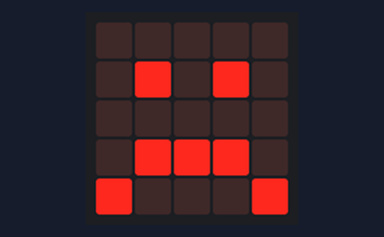
The program below on a simulated BBC micro:bit (MakeCode). On the bench: the board's 5×5 LED display.

Above: at 0.1 s.
At 1.7 s:
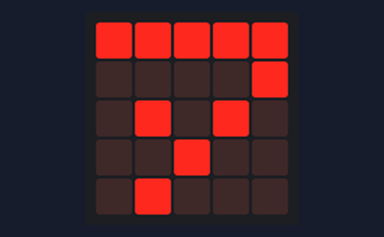
At 3.1 s:
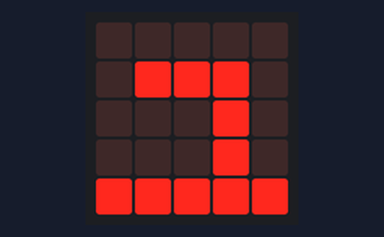
At 4.5 s:
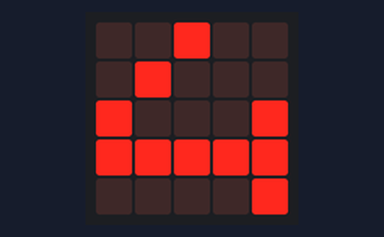

Measured:
- by itself, everything shown: repeats every 5.2 s, in 3 steps
- what the display in image 1 shows lasts 1.4 s, from 1.6 s to 3.0 s
- what the display in image 3 shows lasts 2.4 s, from 4.4 s to 6.8 s

The program:

main.ts
```typescript
basic.showIcon(IconNames.Sad)
basic.forever(function () {
    basic.pause(1000)
    basic.showLeds(`
        # # # # #
        . . . . #
        . # . # .
        . . # . .
        . # . . .
        `)
    basic.pause(1000)
    basic.showLeds(`
        . . . . .
        . # # # .
        . . . # .
        . . . # .
        # # # # #
        `)
    basic.pause(1000)
    basic.showLeds(`
        . . # . .
        . # . . .
        # . . . #
        # # # # #
        . . . . #
        `)
    basic.pause(1000)
})
```

test.ts
```typescript
// テストはここに来ます。このパッケージが拡張機能として使用されるときにはコンパイルされません。
```
